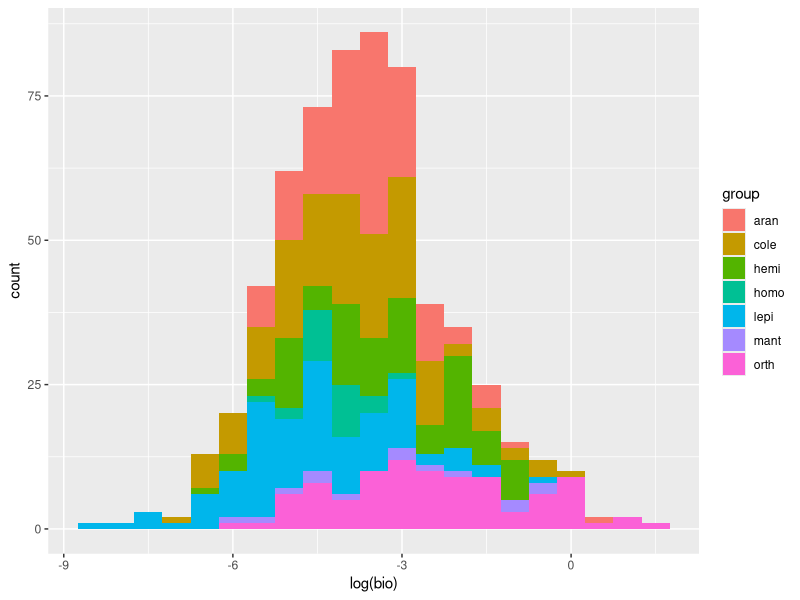

This figure's R source:
# Script estimates biomasses of insects for each garden based on 
# available lenght-body mass equation for insects.

# 1. Load datasets (built using data_processing_code.R) ----
insects <- read.table("datasets/wng_arthro_clean.txt")
treats  <- read.table("datasets/treats_clean.txt")
plants  <- read.table("datasets/wng_main_bio.txt")
sizes <-  read.csv("datasets/corrected_measurements.csv", header=T)

plants$SP_CODE <- tolower(plants$SP_CODE)
insects$tree <- as.character(insects$tree)

# 2. Estimate insect sizes ----
# Size dataset, each morphotype's average size
size <- tapply(sizes$r_cm_size, sizes$morph, mean)
mft <- names(size)
group <- substr(names(size),1,4)
size_dat <- data.frame(morph = mft,
                       size = as.numeric(size),
                       group = group)

# Models used to estimate biomass
# Ganihar 1997
# Araneae: power;b0=-3.2105 (0.1075);b1=2.4681(0.0756)
# Orthoptera: power;b0=-3.5338(0.2668);b1=2.4619(0.1002)
# Hemiptera: power;b0=-3.8893(0.3387);b1=2.7642(0.3113)
# Homoptera: power;b0=-3.1984(0.1174);b1=2.3487(0.0779)
# Coleoptera: power;b0=-3.2689(0.0659);b1=2.4625(0.0415)

# Wardhough 
# (power model ln(weight) = ln(a) + b * length )
# weight <- exp(a) * size^b
# Mantodea:    a=-6.34(0.72);b=3.01(0.27)
# Araneae:     a=-2.13(0.15);b=2.23(0.11)
# Orthoptera:  a=-3.17(0.19);b=2.61(0.09)
# Hemiptera:   a=-3.01(0.17);b=2.59(0.09)
# Homoptera:   a=-3.20(0.12);b=2.35(0.08) (Ganihar 1997)
# Coleoptera:  a=-3.2(0.14); b=2.56(0.08)
# Lepidoptera: a=-5.44(); b=2.55

# Power model parameters for each family
allo_params <- data.frame(group = unique(size_dat$group),
                          a = c(-2.13,-3.2,-3.01,-3.20,-5.44,-6.34,-3.17),
                          b = c( 2.23,2.56, 2.59, 2.35, 2.55, 3.01, 2.61))

# Size of an average individual
size_dat$a <- 0
size_dat$b <- 0
for (grp in unique(allo_params$group)){
  aval <- allo_params[allo_params$group == grp, ]$a
  bval <- allo_params[allo_params$group == grp, ]$b
  size_dat[size_dat$group == grp, ]$a <- aval 
  size_dat[size_dat$group == grp, ]$b <- bval
}

size_dat$bio <- exp(size_dat$a) * size_dat$size^size_dat$b
# write.table(size_dat, "datasets/size_dat_bio.txt")

# Size distributions
library(ggplot2)
bio_dist <- ggplot(size_dat, aes(x = log(bio), fill=group))
bio_dist + geom_histogram(binwidth=0.5)


# Biomass based networks

# 3. Plant species names corrections ----

examine <- function(plt){
  #example plot
  sdp <- plants[plants$CODE == plt,]
  # see which plants are in the same 
  sdi <- insects[insects$plot == plt, ]
  sdp$SP_CODE
  unique(sdi$tree)
  # sdp[, c("WEIGHT","SP_CODE")]
  bool <- sum(unique(sdp$SP_CODE) %in% unique(sdi$tree)) == length(unique(sdi$tree))
  return(list(bool, sdp$SP_CODE, unique(sdi$tree)))
}

pcodes <- unique(plants$CODE)

plotnames <- c()
for(int in 1:length(pcodes)){
  ee <- examine(as.character(pcodes[int]))
  print(as.character(pcodes[int]))
  print(ee[[1]])
  if (ee[[1]] == FALSE){plotnames <- c(plotnames, as.character(pcodes[int]))}
}

# Names of plots where insect tree labels dont match ones from the plant dataset
plotnames

# w1g1p1
# what could this be?
examine("w1g1p1")
# insects[(insects$tree == "solatu" & insects$plot == "w1g1p1"), ]$tree # <- "melamu" 
# it has to be melamu the most abundant on the plot
insects[(insects$tree == "trems1" & insects$plot == "w1g1p1"), ]$tree  <- "tremor" 
#RESOLVED

# w1g1p2
# insects[insects$tree == "mimodi", ] #this doesn't appear in the plant dataset
# plants[plants$CODE == "w1g1p2", ]
# unique(plants$SPEC)
# 
# # Check if there are othher plots with this plant
# plants[plants$SP_CODE == "breyce", ]
# insects[insects$tree == "breyce", ]
# insects[insects$tree == "tricpl", ]

# mimodi is either breyce or tricpl, I can also remove insects and the plant,
# or i can assign these insects to a second most abundant species which is 
# tricpl (I will assign to tricpl)
examine("w1g1p2")
insects[(insects$tree == "mimodi" & insects$plot == "w1g1p2"), ]$tree <- "tricpl"
insects[(insects$tree == "trems1" & insects$plot == "w1g1p2"), ]$tree <- "tremor"
# RESOLVED

# w1g1p3
examine("w1g1p3")
insects[(insects$tree == "trems1" & insects$plot == "w1g1p3"), ]$tree <- "tremor"
# RESOLVED

# "w1g1p4"
examine("w1g1p4")
insects[(insects$tree == "trems1" & insects$plot == "w1g1p4"),  ]$tree <- "tremor"
# RESOLVED

# "w1g1p5" 
examine("w1g1p5")[[3]][!(examine("w1g1p5")[[3]] %in% examine("w1g1p5")[[2]])]
insects[(insects$tree == "trems1" & insects$plot == "w1g1p5"),  ]$tree <- "tremor"
# RESOLVED

# "w1g3p2" 
cd <- "w1g3p2"
examine(cd)
examine(cd)[[3]][!(examine(cd)[[3]] %in% examine(cd)[[2]])]
plants[plants$CODE == cd, ]
insects[insects$plot == cd, ]
insects[(insects$tree == "ficuco" & insects$plot == cd),  ]$tree <- "ficucp"
# RESOLVED

# "w1g3p3" 
cd <- "w1g3p3"
examine(cd)
examine(cd)[[3]][!(examine(cd)[[3]] %in% examine(cd)[[2]])]
insects[(insects$tree == "ficuco" & insects$plot == cd),  ]$tree <- "ficucp"
# RESOLVED

# "w1g3p4" 
cd <- "w1g3p4"
examine(cd)
examine(cd)[[3]][!(examine(cd)[[3]] %in% examine(cd)[[2]])]
insects[(insects$tree == "ficucg" & insects$plot == cd),  ]$tree <- "ficuco"
# RESOLVED

# "w1g3p6"
cd <- "w1g3p6"
examine(cd)
examine(cd)[[3]][!(examine(cd)[[3]] %in% examine(cd)[[2]])]
insects[(insects$tree == "ficuco" & insects$plot == cd),  ]$tree <- "ficupa"
# RESOLVED

# "w1g4p6"
cd <- "w1g4p6"
examine(cd)
examine(cd)[[3]][!(examine(cd)[[3]] %in% examine(cd)[[2]])]
insects <- insects[!(insects$tree == "karipa"),  ]
# RESOLVED

# "w1g5p2" 
cd <- "w1g5p2"
examine(cd)
examine(cd)[[3]][!(examine(cd)[[3]] %in% examine(cd)[[2]])]
insects[(insects$tree == "solatu" & insects$plot == cd),  ]$tree <- "solas1"
insects[(insects$tree == "trems1" & insects$plot == cd),  ]$tree <- "tremor"
# RESOLVED

# "w1g5p3"
cd <- "w1g5p3"
examine(cd)
examine(cd)[[3]][!(examine(cd)[[3]] %in% examine(cd)[[2]])]
insects[(insects$tree == "premob" & insects$plot == cd),  ]$tree <- "prems1"
# RESOLVED

# "w1g5p5" 
cd <- "w1g5p5"
examine(cd)
examine(cd)[[3]][!(examine(cd)[[3]] %in% examine(cd)[[2]])]
insects[(insects$tree == "ficucg" & insects$plot == cd),  ]$tree <- "ficuco"
# RESOLVED

# "w1g2p2"
cd <- "w1g2p2"
examine(cd)[[3]][!(examine(cd)[[3]] %in% examine(cd)[[2]])]
plants[plants$CODE == cd, ]
plants[plants$SP_CODE == "viteco",]
insects[insects$plot == cd, ]
# Figure out where these plants are
# plants[plants$SP_CODE ==  "viteco", ]$CODE # ok... there is only one place w1g2p6 
# plants[plants$SP_CODE ==  "macata", ]$CODE 
# # it is everywhere :/ but within the same garden it would be in w1g2p6
# 
# plants[plants$SP_CODE ==  "melamu", ]$CODE # might go there? -> w1g2p6
insects[(insects$tree %in% c("macata","viteco","melamu") & insects$plot == cd),  ]$plot <- "w1g2p6"
cd <- "w1g2p6"
examine(cd)
# RESOLVED

# "w1g6p4"
cd <- "w1g6p4"
examine(cd)
examine(cd)[[3]][!(examine(cd)[[3]] %in% examine(cd)[[2]])]
# how big of a deal is it?
insects <- insects[!(insects$tree %in% c("breyce", "piptar") & insects$plot == cd),  ] #only few ind
# I could remove it
# ??? breyce piptar
# RESOLVED

# "w1g2p3" 
cd <- "w1g2p3"
examine(cd)[[3]][!(examine(cd)[[3]] %in% examine(cd)[[2]])]
insects[(insects$tree == "trems1" & insects$plot == cd),  ]$tree <- "tremor"
plants[plants$CODE == cd, ]
insects[insects$plot == cd, ]
insects[(insects$tree %in% c("cordte") & insects$plot == cd),  ]
# definietly remove
insects <- insects[!(insects$tree == "cordte" & insects$plot == cd),  ]
# ??? cordte
# RESOLVED


write.table(insects, "datasets/arthropods_clean.txt")
write.table(treats,  "datasets/treatments_clean.txt")
write.table(plants,  "datasets/plants_clean.txt")
write.table(sizes,   "datasets/sizes_clean.txt")


# 4. Biomass for plants at each plot ----


